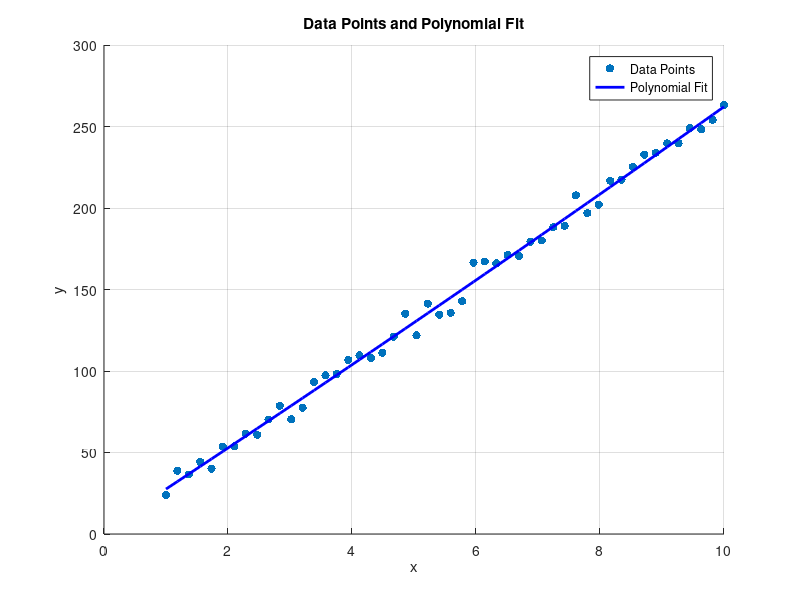

Write MATLAB code to recreate this figure.
R = 26;
n = 50;
x = linspace(1, 10, n);
y = R * x + randn(1, n) * 5;
p_poly = polyfit(x, y, 2);
y_poly_fit = polyval(p_poly, x);
figure;
scatter(x, y, 'filled');
hold on;
plot(x, y_poly_fit, '-b', 'LineWidth', 2);
xlabel('x');
ylabel('y');
title('Data Points and Polynomial Fit');
legend('Data Points', 'Polynomial Fit');
grid on;
